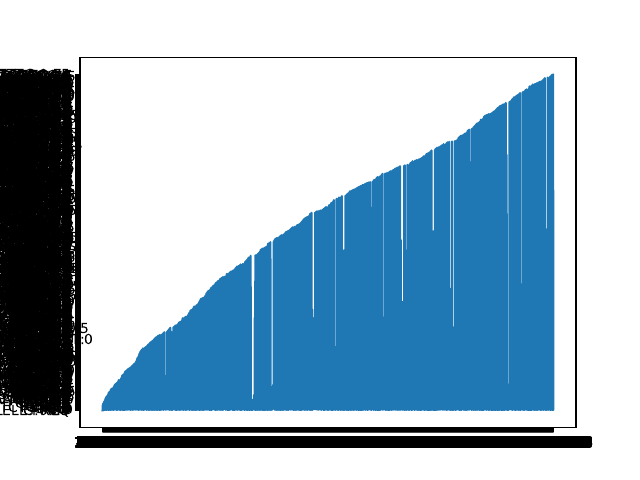

This chart was generated by the following Python code:
# Importing the needed packages.
import matplotlib.pyplot as plt
import pandas as pd
import csv


# Mentioning the column names and inputing the csv file.
column_names = ["POS", "ALLELE"]
df = pd.read_csv("Miracum_0.4_AF_Plot.csv", sep= "\t", names=column_names)

# Converting the column into a list.
POS_List = df.POS.to_list()
FREQ_List = df.ALLELE.to_list()

# Printing the list.
print(POS_List)
print(FREQ_List)


# Showing the output and saving it into a PDF.
plt.plot(POS_List, FREQ_List, label='Postions vs Allele Frequency')
plt.show()
plt.savefig('Miracum_0.4_Plot.pdf')
